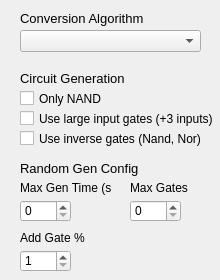
<?xml version="1.0" encoding="UTF-8"?>
<ui version="4.0">
 <class>DLG_ConversionConfig</class>
 <widget class="QDialog" name="DLG_ConversionConfig">
  <property name="geometry">
   <rect>
    <x>0</x>
    <y>0</y>
    <width>220</width>
    <height>280</height>
   </rect>
  </property>
  <property name="contextMenuPolicy">
   <enum>Qt::NoContextMenu</enum>
  </property>
  <property name="windowTitle">
   <string>Conversion Config</string>
  </property>
  <widget class="QCheckBox" name="cb_nandOnly">
   <property name="geometry">
    <rect>
     <x>20</x>
     <y>90</y>
     <width>101</width>
     <height>17</height>
    </rect>
   </property>
   <property name="text">
    <string>Only NAND</string>
   </property>
  </widget>
  <widget class="QCheckBox" name="cb_largeInputGates">
   <property name="geometry">
    <rect>
     <x>20</x>
     <y>110</y>
     <width>211</width>
     <height>17</height>
    </rect>
   </property>
   <property name="text">
    <string>Use large input gates (+3 inputs)</string>
   </property>
  </widget>
  <widget class="QCheckBox" name="cb_inverseGates">
   <property name="geometry">
    <rect>
     <x>20</x>
     <y>130</y>
     <width>211</width>
     <height>17</height>
    </rect>
   </property>
   <property name="text">
    <string>Use inverse gates (Nand, Nor)</string>
   </property>
  </widget>
  <widget class="QComboBox" name="comboBox_algorithm">
   <property name="geometry">
    <rect>
     <x>20</x>
     <y>30</y>
     <width>181</width>
     <height>22</height>
    </rect>
   </property>
   <property name="editable">
    <bool>false</bool>
   </property>
   <property name="currentText">
    <string/>
   </property>
  </widget>
  <widget class="QLabel" name="lbl_conversionAlgorithm">
   <property name="geometry">
    <rect>
     <x>20</x>
     <y>10</y>
     <width>141</width>
     <height>16</height>
    </rect>
   </property>
   <property name="font">
    <font>
     <pointsize>10</pointsize>
    </font>
   </property>
   <property name="text">
    <string>Conversion Algorithm</string>
   </property>
  </widget>
  <widget class="QLabel" name="lbl_circuitGen">
   <property name="geometry">
    <rect>
     <x>20</x>
     <y>70</y>
     <width>111</width>
     <height>16</height>
    </rect>
   </property>
   <property name="font">
    <font>
     <pointsize>10</pointsize>
    </font>
   </property>
   <property name="text">
    <string>Circuit Generation</string>
   </property>
  </widget>
  <widget class="QSpinBox" name="spinBox_maxGenTime">
   <property name="geometry">
    <rect>
     <x>20</x>
     <y>200</y>
     <width>51</width>
     <height>22</height>
    </rect>
   </property>
   <property name="maximum">
    <number>360</number>
   </property>
  </widget>
  <widget class="QSpinBox" name="spinBox_addGateChance">
   <property name="geometry">
    <rect>
     <x>20</x>
     <y>250</y>
     <width>51</width>
     <height>22</height>
    </rect>
   </property>
   <property name="minimum">
    <number>1</number>
   </property>
   <property name="maximum">
    <number>100</number>
   </property>
  </widget>
  <widget class="QSpinBox" name="spinBox_maxGates">
   <property name="geometry">
    <rect>
     <x>130</x>
     <y>200</y>
     <width>51</width>
     <height>22</height>
    </rect>
   </property>
   <property name="maximum">
    <number>20</number>
   </property>
  </widget>
  <widget class="QLabel" name="lbl_maxGenTime">
   <property name="geometry">
    <rect>
     <x>20</x>
     <y>180</y>
     <width>91</width>
     <height>16</height>
    </rect>
   </property>
   <property name="text">
    <string>Max Gen Time (s)</string>
   </property>
  </widget>
  <widget class="QLabel" name="lbl_addGateChance">
   <property name="geometry">
    <rect>
     <x>20</x>
     <y>230</y>
     <width>71</width>
     <height>16</height>
    </rect>
   </property>
   <property name="text">
    <string>Add Gate %</string>
   </property>
  </widget>
  <widget class="QLabel" name="lbl_maxGates">
   <property name="geometry">
    <rect>
     <x>130</x>
     <y>180</y>
     <width>61</width>
     <height>16</height>
    </rect>
   </property>
   <property name="text">
    <string>Max Gates</string>
   </property>
  </widget>
  <widget class="QLabel" name="lbl_randomConfig">
   <property name="geometry">
    <rect>
     <x>20</x>
     <y>160</y>
     <width>161</width>
     <height>16</height>
    </rect>
   </property>
   <property name="font">
    <font>
     <pointsize>10</pointsize>
    </font>
   </property>
   <property name="text">
    <string>Random Gen Config</string>
   </property>
  </widget>
 </widget>
 <resources/>
 <connections/>
</ui>
